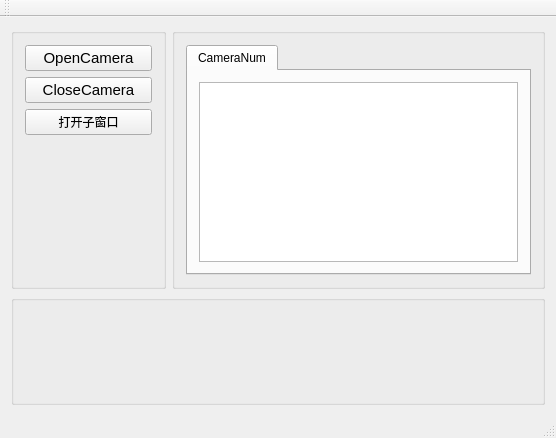
<?xml version="1.0" encoding="UTF-8"?>
<ui version="4.0">
 <class>winwareClass</class>
 <widget class="QMainWindow" name="winwareClass">
  <property name="geometry">
   <rect>
    <x>0</x>
    <y>0</y>
    <width>556</width>
    <height>438</height>
   </rect>
  </property>
  <property name="windowTitle">
   <string>winware</string>
  </property>
  <widget class="QWidget" name="centralWidget">
   <layout class="QGridLayout" name="gridLayout">
    <item row="0" column="0">
     <widget class="QGroupBox" name="groupBox">
      <property name="enabled">
       <bool>true</bool>
      </property>
      <property name="minimumSize">
       <size>
        <width>155</width>
        <height>221</height>
       </size>
      </property>
      <property name="title">
       <string/>
      </property>
      <layout class="QVBoxLayout" name="verticalLayout_2" stretch="1,1,3">
       <item>
        <layout class="QVBoxLayout" name="verticalLayout">
         <item>
          <widget class="QPushButton" name="OpenCamera">
           <property name="font">
            <font>
             <pointsize>11</pointsize>
            </font>
           </property>
           <property name="text">
            <string extracomment="打开相机线程">OpenCamera</string>
           </property>
          </widget>
         </item>
         <item>
          <widget class="QPushButton" name="CloseCamera">
           <property name="font">
            <font>
             <pointsize>11</pointsize>
            </font>
           </property>
           <property name="text">
            <string extracomment="打开相机线程">CloseCamera</string>
           </property>
          </widget>
         </item>
        </layout>
       </item>
       <item>
        <widget class="QPushButton" name="pushButton">
         <property name="text">
          <string>打开子窗口</string>
         </property>
        </widget>
       </item>
       <item>
        <widget class="QLabel" name="label">
         <property name="text">
          <string/>
         </property>
        </widget>
       </item>
      </layout>
     </widget>
    </item>
    <item row="1" column="0" colspan="2">
     <widget class="QGroupBox" name="groupBox_3">
      <property name="minimumSize">
       <size>
        <width>472</width>
        <height>110</height>
       </size>
      </property>
      <property name="title">
       <string/>
      </property>
     </widget>
    </item>
    <item row="0" column="1">
     <widget class="QGroupBox" name="groupBox_2">
      <property name="minimumSize">
       <size>
        <width>311</width>
        <height>221</height>
       </size>
      </property>
      <property name="title">
       <string/>
      </property>
      <layout class="QGridLayout" name="gridLayout_2">
       <item row="0" column="0">
        <widget class="QTabWidget" name="tabWidget">
         <property name="currentIndex">
          <number>0</number>
         </property>
         <widget class="QWidget" name="tab_2">
          <attribute name="title">
           <string>CameraNum</string>
          </attribute>
          <layout class="QGridLayout" name="gridLayout_3">
           <item row="0" column="0">
            <widget class="QPlainTextEdit" name="CameraTextEdit">
             <property name="readOnly">
              <bool>true</bool>
             </property>
            </widget>
           </item>
          </layout>
         </widget>
        </widget>
       </item>
      </layout>
     </widget>
    </item>
   </layout>
  </widget>
  <widget class="QMenuBar" name="menuBar">
   <property name="geometry">
    <rect>
     <x>0</x>
     <y>0</y>
     <width>556</width>
     <height>23</height>
    </rect>
   </property>
  </widget>
  <widget class="QToolBar" name="mainToolBar">
   <attribute name="toolBarArea">
    <enum>TopToolBarArea</enum>
   </attribute>
   <attribute name="toolBarBreak">
    <bool>false</bool>
   </attribute>
  </widget>
  <widget class="QStatusBar" name="statusBar"/>
 </widget>
 <layoutdefault spacing="6" margin="11"/>
 <resources>
  <include location="winware.qrc"/>
 </resources>
 <connections/>
</ui>
